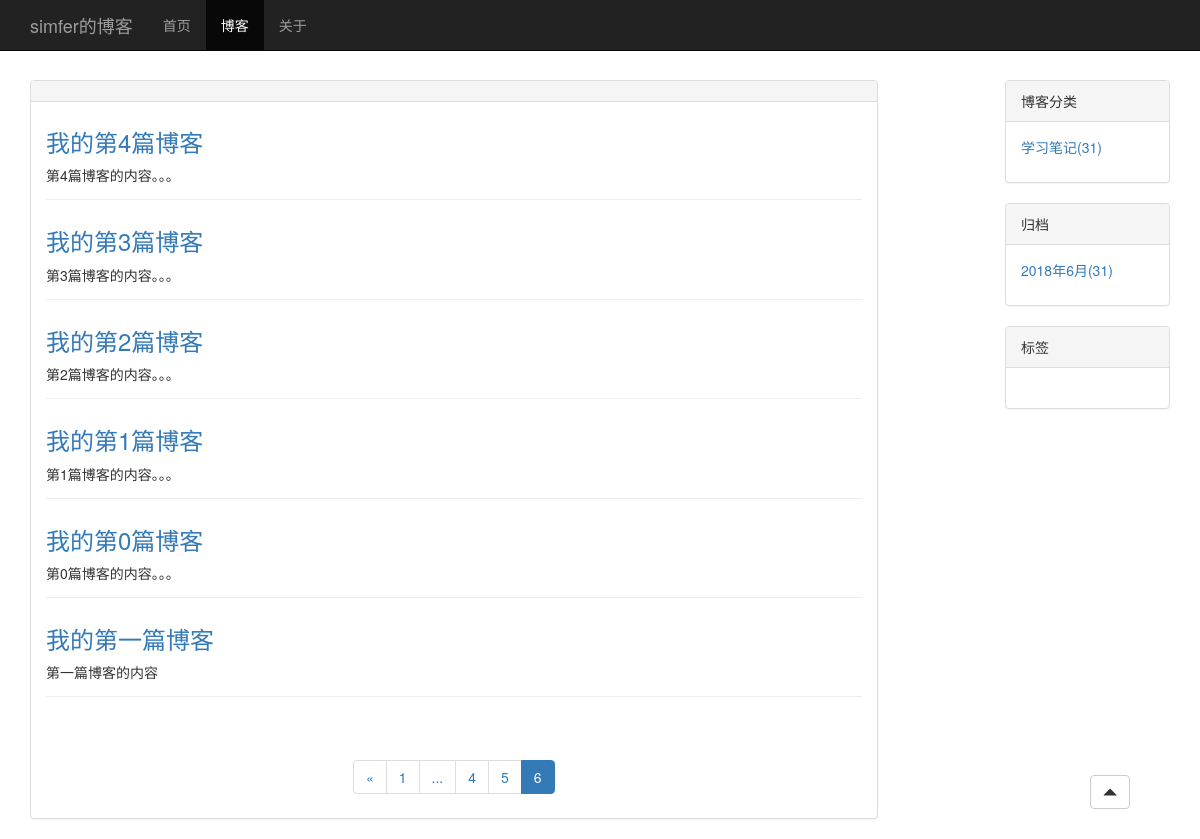
/blog/?page=6, run on an earlier commit of the app's database.
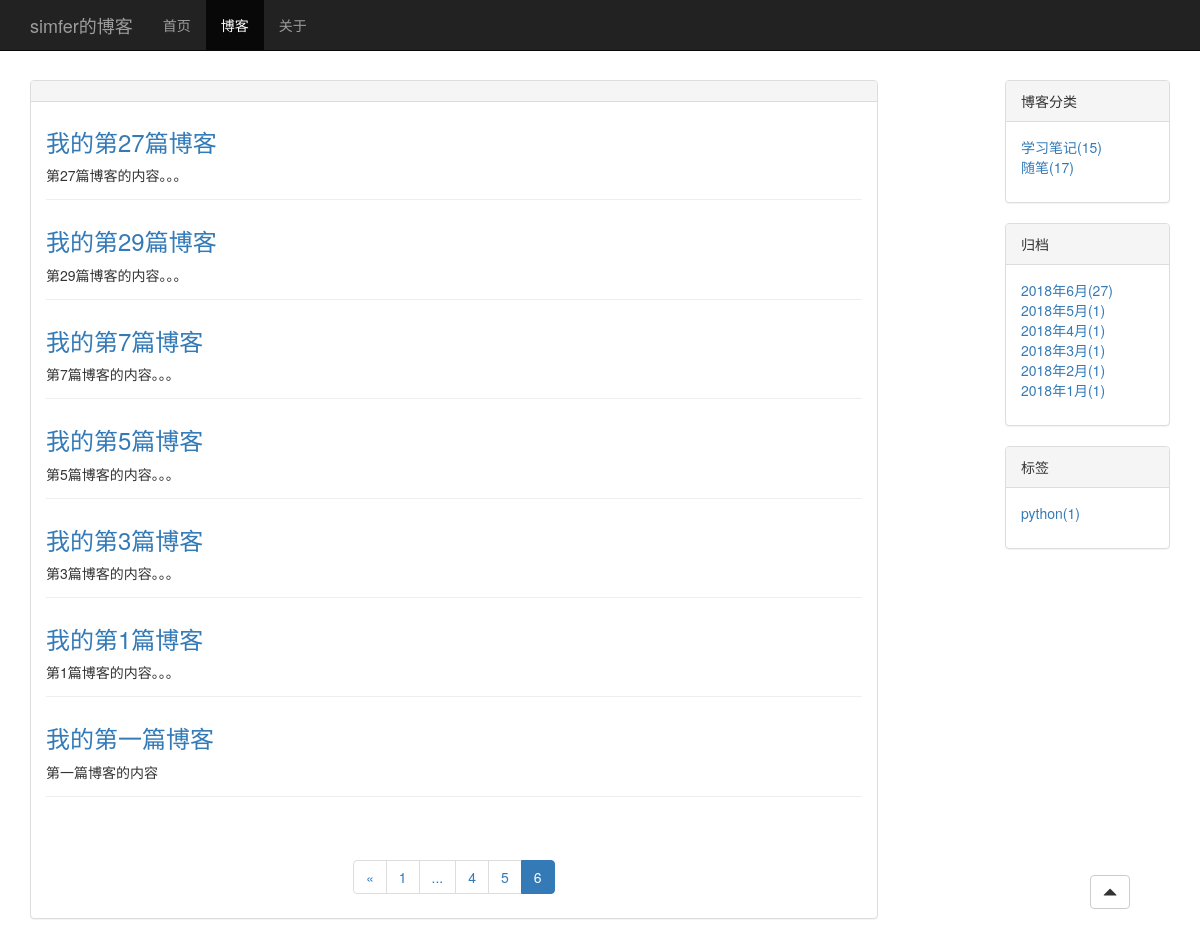
And on a later commit of the database.
### blog/models.py (models this page shows, shortened)
class Post(models.Model):
    title = models.CharField('标题', max_length=64)
    body = RichTextField()
    created_time = models.DateTimeField('创建时间')
    modified_time = models.DateField('修改时间')
    excerpt = models.CharField(max_length=200, blank=True)
    category = models.ForeignKey(Category, on_delete=models.CASCADE, verbose_name='分类')
    tags = models.ManyToManyField(Tag, blank=True, verbose_name='标签')
    author = models.ForeignKey(User, on_delete=models.CASCADE, verbose_name='作者')
    class Meta:
        verbose_name_plural = '文章'
        ordering = ['-created_time']

class Category(models.Model):
    name = models.CharField(max_length=32)
    class Meta:
        verbose_name_plural = '分类'

class Tag(models.Model):
    name = models.CharField(max_length=32)
    def __str__(self):
        return self.name
    class Meta:
        verbose_name_plural = '标签'

### blog/views.py (the view)
# urls.py: path('', BlogListView.as_view(), name='blog_list'),
class BlogListView(IndexView):
    model = Post
    template_name = 'blog/blog_list.html'
    context_object_name = 'blogs'
    paginate_by = 5
    paginate_orphans = 3
    def get_context_data(self, **kwargs):
        context = super().get_context_data(**kwargs)
        queryset = self.get_queryset()
        page_context = self.paginate_queryset(queryset, self.paginate_by)
        paginator = page_context[0]
        page = page_context[1]
        left = max(page.number-2, 2)
        right = min(page.number+2, paginator.num_pages-1)
        page_nums = list(paginator.page_range)[left-1:right]
        if left > 2:
            page_nums.insert(0, '...')
        if right < paginator.num_pages - 1:
            page_nums.append('...')
        page_nums.insert(0, 1)
        if paginator.num_pages != 1:
            page_nums.append(paginator.num_pages)
        context['page_nums'] = page_nums
        return context

### blog/views.py (called while the page is built)
    def get_context_data(self, **kwargs):
        context = super().get_context_data(**kwargs)
        context['categorys'] = Category.objects.annotate(count=Count('post'))
        context['tags'] = Tag.objects.annotate(count=Count('post'))
        blog_dates = Post.objects.dates('created_time', 'month', order='DESC')
        blog_dates_dict = {}
        for blog_date in blog_dates:
            blog_count = Post.objects.filter(created_time__year=blog_date.year,
                                             created_time__month=blog_date.month).count()
            blog_dates_dict[blog_date] = blog_count
        context['dates'] = blog_dates_dict
        return context

### blog/templates/blog/blog_list.html (shortened to what this page needs)
{% extends 'blog/base.html' %}
{% block nav_blog_active %}active{% endblock nav_blog_active %}
{% block content %}
<div class="container">
  <div class="row">
    <div class="col-xs-12 col-md-9">
      {% block blog-content %}
        <div class="panel panel-default">
          <div class="panel-heading"></div>
            <div class="panel-body">
              {% for blog in blogs %}
              <div class="blog">
                <h3><a href="{% url 'blog_detail' blog.pk %}">{{ blog.title }}</a></h3>
                <p class="blog-info">{{ blog.body|striptags|truncatechars:120 }}</p>
              </div>
              {% endfor %}
            </div>
        <nav class="center" aria-label="Page navigation">
          <ul class="pagination">
            {% if page_obj.has_previous %}
            <li>
              <a href="?page={{ previous_page_number }}" aria-label="Previous">
                <span aria-hidden="true">&laquo;</span>
              </a>
            </li>
            {% endif %}
            {% for page_num in page_nums %}
              {% if page_num == '...' %}
              <li><span>...</span></li>
              {% else %}
                {% if page_num == page_obj.number %}
                  <li class="active"><span>{{ page_num }}</span></li>
                {% else %}
                  <li><a href="?page={{ page_num }}">{{ page_num }}</a></li>
                {% endif %}
              {% endif %}
            {% endfor %}
          </ul>
        </nav>
        </div>
      {% endblock blog-content %}
    </div>
    <div class="hidden-xs col-md-2 col-md-offset-1">
      <div class="panel panel-default">
        <div class="panel-heading">博客分类</div>
        <div class="panel-body">
          <ul class="sidebar-module">
            {% for category in categorys %}
              {% if category.count != 0 %}
                <li><a href="{% url 'blog_category' category.name %}">{{ category.name }}({{ category.count }})</a></li>
              {% endif %}
            {% endfor %}
          </ul>
        </div>
      </div>
      <div class="panel panel-default">
        <div class="panel-heading">归档</div>
        <div class="panel-body">
          <ul class="sidebar-module">
            {% for date, blog_count in dates.items %}
            <li><a href="{% url 'blog_archive' date.year date.month %}">{{ date|date:"Y年n月" }}({{ blog_count }})</a></li>
            {% endfor %}
          </ul>
        </div>
      </div>
      <div class="panel panel-default">
        <div class="panel-heading">标签</div>
        <div class="panel-body">
          <ul class="sidebar-module">
            {% for tag in tags %}
              {% if tag.count != 0 %}
              <li><a href="{% url 'blog_tag' tag.name %}">{{ tag }}({{ tag.count }})</a></li>
              {% endif %}
            {% endfor %}
          </ul>
        </div>
      </div>
    </div>
  </div>
</div>
{% endblock content %}

What changed in the data, as far as the page shows it:
no longer on this page (row unchanged): Post: title "我的第4篇博客", body "第4篇博客的内容。。。"
no longer on this page (row unchanged): Post: title "我的第2篇博客", body "第2篇博客的内容。。。"
no longer on this page (row unchanged): Post: title "我的第0篇博客", body "第0篇博客的内容。。。"
now on this page (row edited): Post: title "我的第27篇博客", body "第27篇博客的内容。。。"
now on this page (row edited): Post: title "我的第29篇博客", body "第29篇博客的内容。。。"
now on this page (row edited): Post: title "我的第7篇博客", body "第7篇博客的内容。。。"
now on this page (row edited): Post: title "我的第5篇博客", body "第5篇博客的内容。。。"
computed for Category "学习笔记": count "31" → "15"
now on this page (row unchanged): Category: name "随笔", count "17"
now on this page (row unchanged): Tag: name "python", count "1"
Also different on the page:
new list line: "2018年6月 ( 27 )"
new list line: "2018年5月 ( 1 )"
new list line: "2018年4月 ( 1 )"
new list line: "2018年3月 ( 1 )"
new list line: "2018年2月 ( 1 )"
new list line: "2018年1月 ( 1 )"
list line gone: "2018年6月 ( 31 )"
